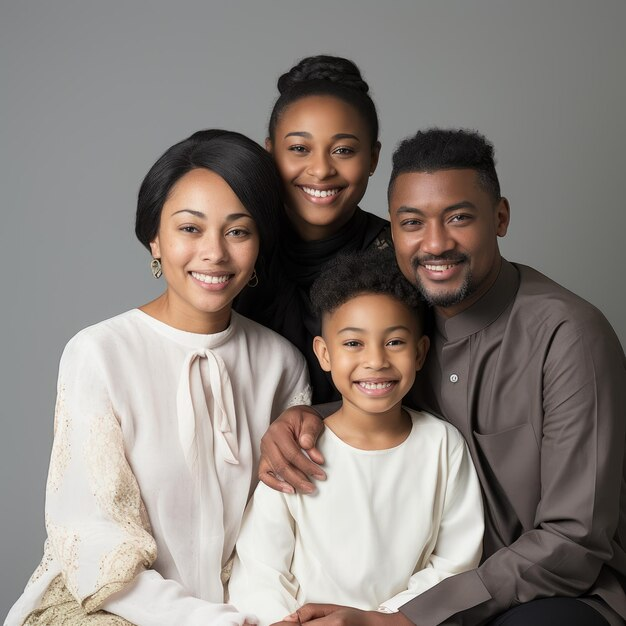
#> input picture StencilMain/Images/family_image.jpg, 626 x 626 px
$ python app3.py --input Images/family_image.jpg
#> lines starting #> are read from the running program, lines starting #| are printed output that depends on the picture; after the words box and inside, x2 and y2 are one past the last pixel; in counts of white or black regions, pixels touching at a corner belong together
import cv2
import numpy as np
import argparse
import os

WINDOW_NAME = 'Color Segmentation Preview'

def remove_small_and_thin_features(layer, min_area=1000, min_width=8):
    contours, _ = cv2.findContours(layer, cv2.RETR_EXTERNAL, cv2.CHAIN_APPROX_SIMPLE)
    cleaned = np.zeros_like(layer)
    for cnt in contours:
        area = cv2.contourArea(cnt)
        x, y, w, h = cv2.boundingRect(cnt)
        if area > min_area and w > min_width and h > min_width:
            cv2.drawContours(cleaned, [cnt], -1, 255, thickness=cv2.FILLED)
    return cleaned

def segment_by_color(image, n_colors=4):
    Z = image.reshape((-1, 3))
    Z = np.float32(Z)
    criteria = (cv2.TERM_CRITERIA_EPS + cv2.TERM_CRITERIA_MAX_ITER, 10, 1.0)
    ret, label, center = cv2.kmeans(Z, n_colors, None, criteria, 10, cv2.KMEANS_RANDOM_CENTERS)
    center = np.uint8(center)
    res = center[label.flatten()]
    segmented = res.reshape((image.shape))
    masks = []
    for i in range(n_colors):
        mask = (label.reshape(image.shape[:2]) == i).astype(np.uint8) * 255
        masks.append(mask)
    return masks, segmented, center

def gui_preview(image, masks, center, output_dir):
    def nothing(x):
        pass
    cv2.namedWindow(WINDOW_NAME, cv2.WINDOW_NORMAL)
    cv2.createTrackbar('Min Area', WINDOW_NAME, 1000, 10000, nothing)
    cv2.createTrackbar('Min Width', WINDOW_NAME, 8, 50, nothing)
    n_colors = len(masks)
    while True:
        min_area = cv2.getTrackbarPos('Min Area', WINDOW_NAME)
        min_width = cv2.getTrackbarPos('Min Width', WINDOW_NAME)
        # Overlay each cleaned mask in its color
        overlay = np.zeros_like(image)
        cleaned_masks = []
        for i, mask in enumerate(masks):
            cleaned = remove_small_and_thin_features(mask, min_area=min_area, min_width=min_width)
            cleaned_masks.append(cleaned)
            color = [int(c) for c in center[i]]
            overlay[cleaned == 255] = color
        cv2.imshow(WINDOW_NAME, overlay)
        key = cv2.waitKey(50) & 0xFF
        if key == ord('q'):
            break
        if key == ord('s'):
            os.makedirs(output_dir, exist_ok=True)
            for i, cleaned in enumerate(cleaned_masks):
                out_path = os.path.join(output_dir, f'layer_color_{i+1:02d}.png')
                cv2.imwrite(out_path, cleaned)
                print(f"Saved: {out_path}")
            print(f"All layers saved to {output_dir}/ (min_area={min_area}, min_width={min_width})")
    cv2.destroyAllWindows()

def main():
    parser = argparse.ArgumentParser(description='Segment image by color and generate stencil layers for each color.')
    parser.add_argument('--input', type=str, required=True, help='Path to input image')
    parser.add_argument('--output_dir', type=str, default='color_layers', help='Directory to save output layers')
    parser.add_argument('--n_colors', type=int, default=4, help='Number of color segments/layers')
    parser.add_argument('--nogui', action='store_true', help='Skip preview window')
    args = parser.parse_args()

    image = cv2.imread(args.input)
#> image is the input picture: shape (626, 626, 3); mean B, G, R 124.6, 130, 138.2
    if image is None:
        print(f"Error: Could not load image from {args.input}")
        return
    masks, segmented, center = segment_by_color(image, n_colors=args.n_colors)
#> in segment_by_color, `ret, label, center = cv2.kmeans(Z, n_colors, None, criteria, 10, cv2.K..`: ret = 354339083.9; center = [[137, 141.5, 148.6], [211.5, 218.7, 224.4], [88.03, 95, 110.2], [27.32, 30.35, 36.75]]
#> in segment_by_color, `center = np.uint8(center)`: center = [[136, 141, 148], [211, 218, 224], [88, 95, 110], [27, 30, 36]]
#> in segment_by_color, `segmented = res.reshape((image.shape))`:
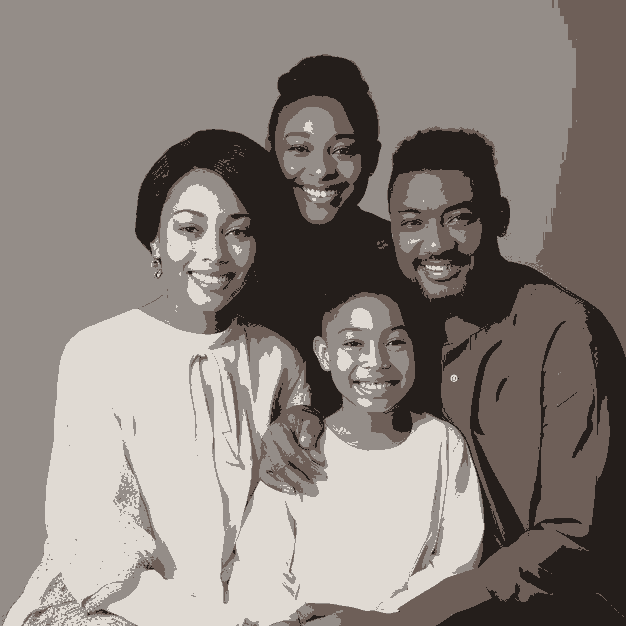
#> segmented: shape (626, 626, 3); mean B, G, R 124.1, 129.6, 137.7
#> the loop in segment_by_color, `for i in range(n_colors):` made 4 passes
#> pass 1, in segment_by_color, `mask = (label.reshape(image.shape[:2]) == i).astype(np.uint8) * 255`:
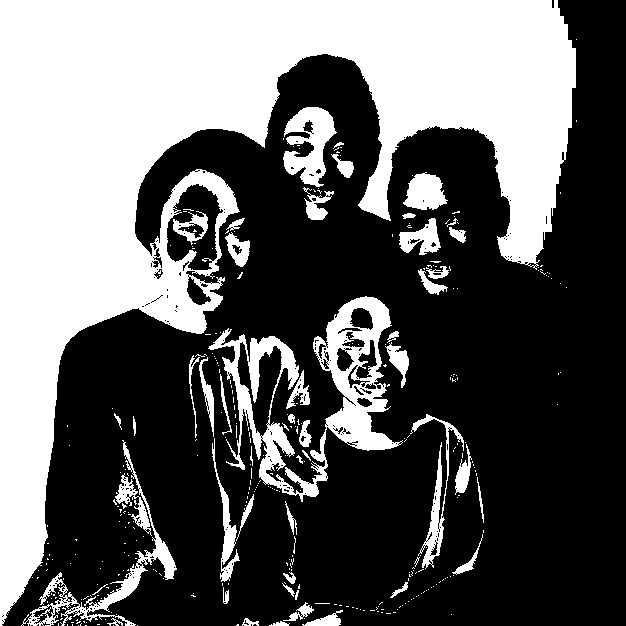
#> mask: shape (626, 626); 39.1% white; 356 white regions (306 under 20 px), largest, box (x1, y1, x2, y2) and area: (0, 0, 576, 626) 125291, (208, 296, 403, 502) 10791, (21, 440, 177, 626) 2788
#> pass 3, in segment_by_color, `mask = (label.reshape(image.shape[:2]) == i).astype(np.uint8) * 255`:
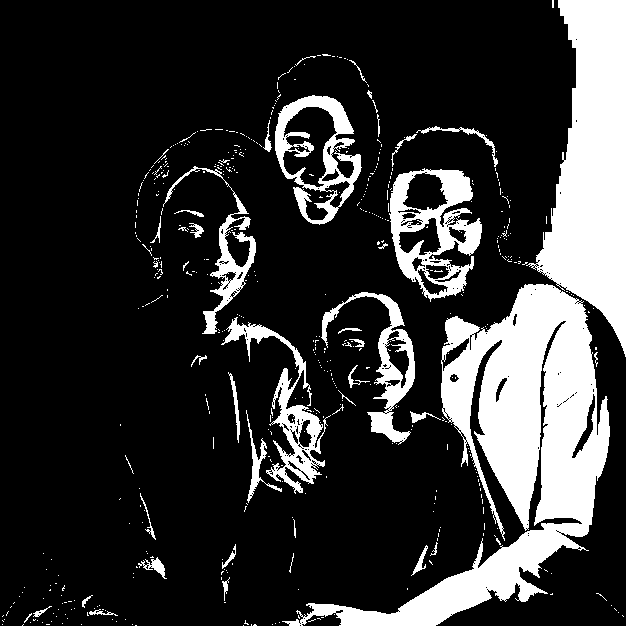
#> mask: shape (626, 626); 19.9% white; 514 white regions (470 under 20 px), largest, box (x1, y1, x2, y2) and area: (282, 284, 610, 626) 34866, (526, 0, 626, 357) 20125, (389, 168, 482, 302) 5406
#> after the loop in segment_by_color, `for i in range(n_colors):`: masks = 4 items
#> masks = 4 items
    if not args.nogui:
        gui_preview(image, masks, center, args.output_dir)
#> in gui_preview, `n_colors = len(masks)`: n_colors = 4
#> the loop in gui_preview, `for i, mask in enumerate(masks):` made 4 passes
#> pass 1, in gui_preview, `cleaned = remove_small_and_thin_features(mask, min_area=min_area, min_..`:
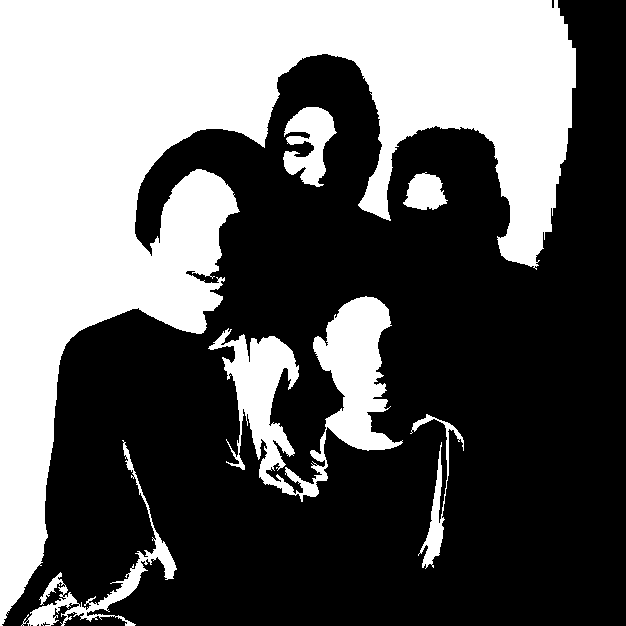
#> cleaned: shape (626, 626); 38.8% white; 6 white regions, box (x1, y1, x2, y2) and area: (0, 0, 576, 626) 129245, (208, 296, 403, 502) 14450, (21, 440, 177, 626) 3121, (283, 107, 337, 187) 2490, (410, 414, 464, 569) 1517, (403, 172, 448, 210) 1160
#> pass 2, in gui_preview, `cleaned = remove_small_and_thin_features(mask, min_area=min_area, min_..`:
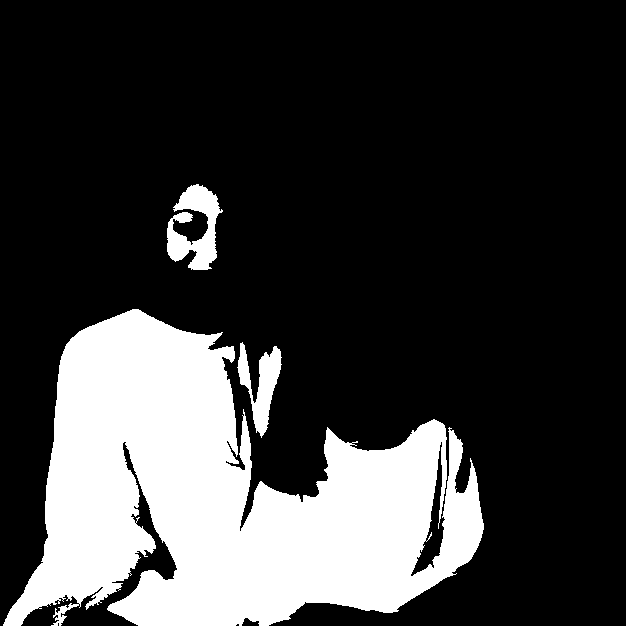
#> cleaned: shape (626, 626); 23.1% white; 3 white regions, box (x1, y1, x2, y2) and area: (3, 309, 484, 626) 86038, (167, 184, 223, 270) 2594, (237, 342, 282, 438) 1839
#> pass 3, in gui_preview, `cleaned = remove_small_and_thin_features(mask, min_area=min_area, min_..`:
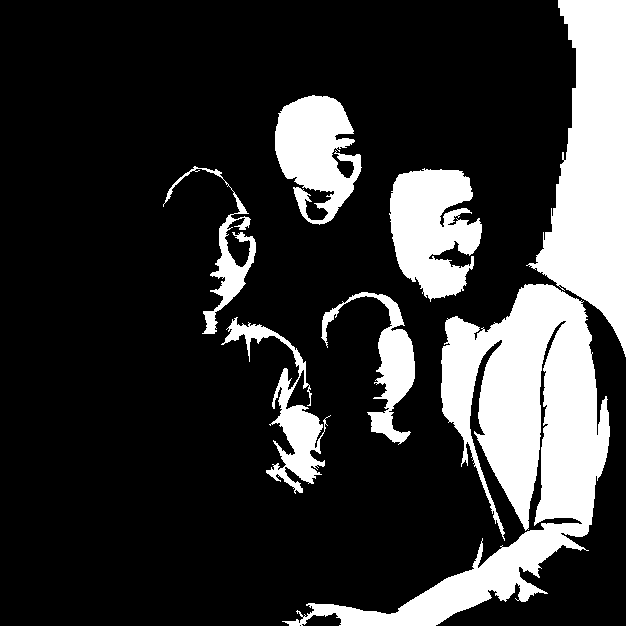
#> cleaned: shape (626, 626); 20.9% white; 7 white regions, largest, box (x1, y1, x2, y2) and area: (282, 284, 610, 626) 35813, (526, 0, 626, 357) 20165, (389, 168, 482, 302) 8504
#> after the loop in gui_preview, `for i, mask in enumerate(masks):`:
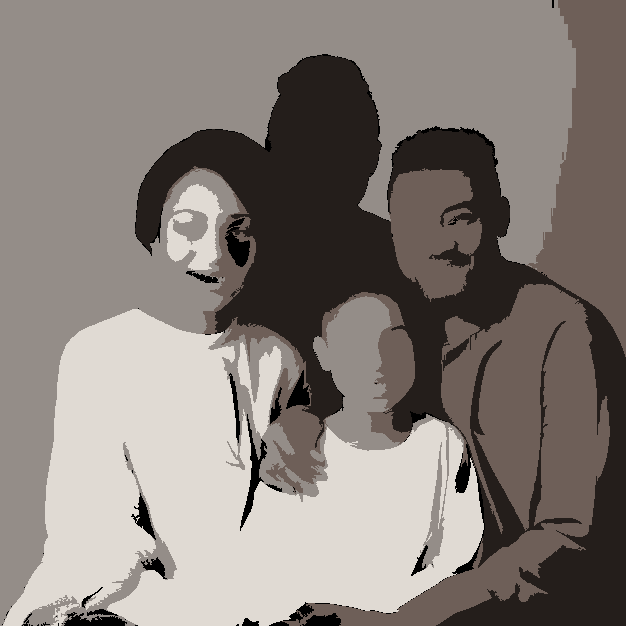
#> overlay: shape (626, 626, 3); mean of channels 0, 1, 2 120.4, 125.8, 133.8; drawn as B, G, R
#> after the loop in gui_preview, `for i, mask in enumerate(masks):`: cleaned_masks = 4 items
#> (key q is pressed here)
    else:
        os.makedirs(args.output_dir, exist_ok=True)
        for i, mask in enumerate(masks):
            cleaned = remove_small_and_thin_features(mask)
            out_path = os.path.join(args.output_dir, f'layer_color_{i+1:02d}.png')
            cv2.imwrite(out_path, cleaned)
            print(f"Saved: {out_path}")
        print(f"Generated {len(masks)} color-based stencil layers in {args.output_dir}/")

if __name__ == "__main__":
    main()
